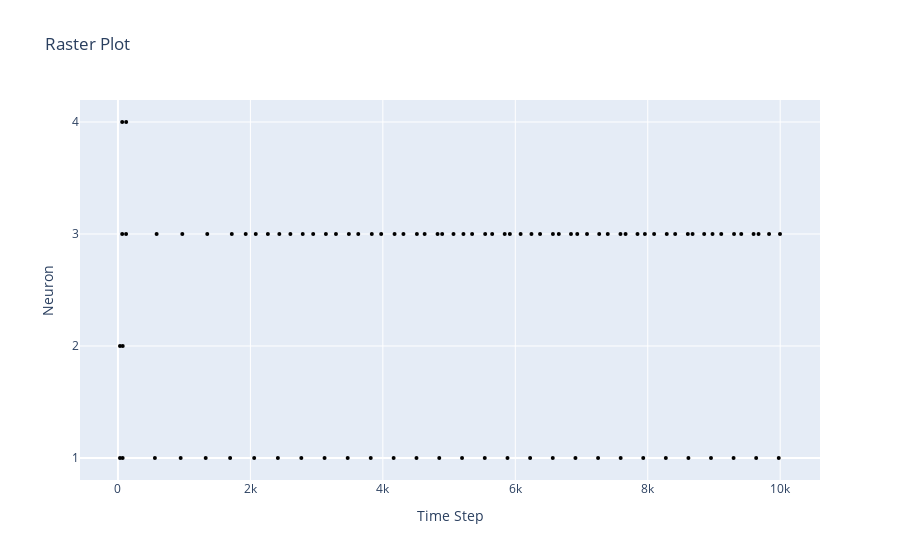

Write notebook code for a chart like this one.
### Code cell
_, fig = firing_rates(firings, T)
fig.show()

### Figure 1 — Plotly figure (JSON) as saved in the notebook; plotly's stock layout.template omitted (floating-point values rounded to 4 significant figures)
{"data": [{"marker": {"color": "black", "size": 4}, "mode": "markers", "type": "scatter", "x": [31, 31, 64, 64, 71, 72, 123, 124, 558, 584, 947, 972, 1325, 1349, 1694, 1719, 1929, 2057, 2081, 2264, 2415, 2437, 2604, 2769, 2790, 2948, 3120, 3140, 3292, 3469, 3487, 3629, 3817, 3833, 3975, 4163, 4177, 4311, 4508, 4514, 4631, 4826, 4852, 4896, 5067, 5196, 5217, 5348, 5539, 5545, 5651, 5840, 5882, 5918, 6080, 6224, 6244, 6374, 6566, 6568, 6657, 6841, 6908, 6936, 7083, 7250, 7267, 7396, 7588, 7591, 7665, 7845, 7932, 7957, 8096, 8273, 8287, 8414, 8605, 8614, 8677, 8852, 8955, 8978, 9110, 9296, 9303, 9412, 9598, 9637, 9673, 9832, 9978, 9997], "y": [0, 1, 2, 3, 0, 1, 2, 3, 0, 2, 0, 2, 0, 2, 0, 2, 2, 0, 2, 2, 0, 2, 2, 0, 2, 2, 0, 2, 2, 0, 2, 2, 0, 2, 2, 0, 2, 2, 0, 2, 2, 2, 0, 2, 2, 0, 2, 2, 0, 2, 2, 2, 0, 2, 2, 0, 2, 2, 0, 2, 2, 2, 0, 2, 2, 0, 2, 2, 2, 0, 2, 2, 0, 2, 2, 0, 2, 2, 2, 0, 2, 2, 0, 2, 2, 0, 2, 2, 2, 0, 2, 2, 0, 2]}], "layout": {"title": {"text": "Raster Plot"}, "xaxis": {"title": {"text": "Time Step"}}, "yaxis": {"tickmode": "array", "ticktext": [1, 2, 3, 4], "tickvals": [0, 1, 2, 3], "title": {"text": "Neuron"}}}}
